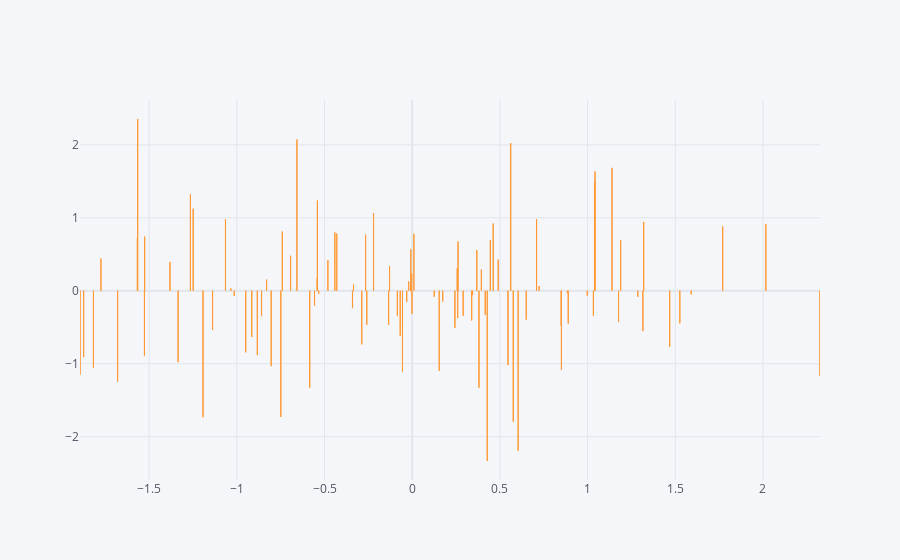

Notebook source saved alongside this figure:
### Code cell
df.iplot(kind = 'bar', x = 'C1', y = 'C2')  #bar graph
